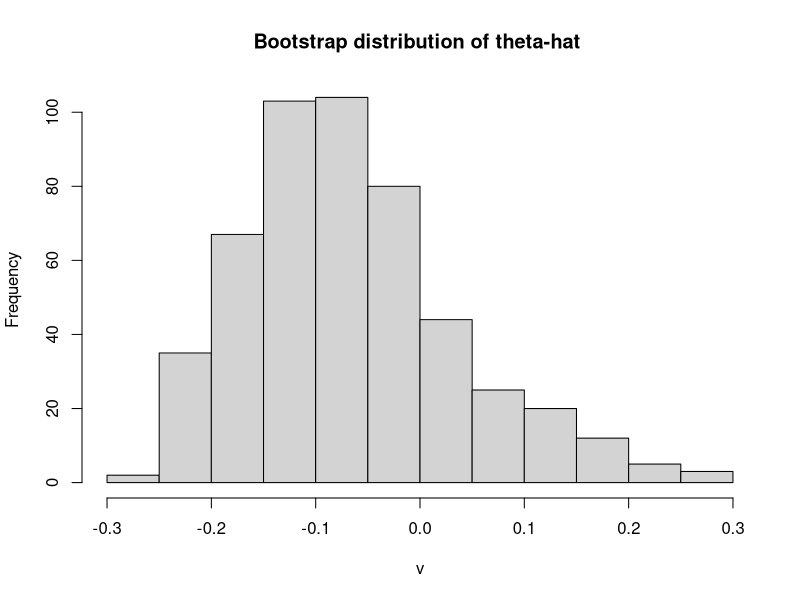

Write R code to recreate this figure.
## ---- chunk 1
knitr::opts_chunk$set(echo = TRUE)
## ---- chunk 2
set.seed(100)
patch <- read.csv(file='datasets/patch.csv')
theta.hat <- mean(patch$y)/mean(patch$z)
theta.hat.med <- median(patch$y)/median(patch$z)
patch.zy <- patch[,c(5,6)]
n <- nrow(patch.zy)
B <- 500

boot.bias <- function(){
  patch.zy.boot <- patch.zy[sample(1:n,n,replace=T),] #srswr of the rows!
  theta.hat.boot <- mean(patch.zy.boot[,2])/mean(patch.zy.boot[,1])
  return(theta.hat.boot)
}

v <- replicate(B,boot.bias())
theta.hat.boot.mean <- mean(v) #theta-hat-bar star
bias.hat.boot <- theta.hat.boot.mean - theta.hat #bootstrap estimate of bias
print(bias.hat.boot)
hist(v,main='Bootstrap distribution of theta-hat ')

sd(v) #bootstrap est of SE of theta-hat [differs from 0.105]

bias.hat.boot/sd(v) # <= 0.25
## ---- chunk 3
proportions <- function(cc){
  dd <- c()
  for(i in 1:length(cc)){
    dd[i] <- sum(cc==i)/length(cc)
  }
  return(dd)
}

boot.bias.improved <- function(){
  k <- sample(1:n,n,replace=T)
  p.star <- proportions(k)
  patch.zy.boot <- patch.zy[k,]
  theta.hat.boot <- mean(patch.zy.boot[,2])/mean(patch.zy.boot[,1])
  return(c(theta.hat.boot,p.star))
}

set.seed(100)
res <- rowMeans(replicate(B,boot.bias.improved()))
p.star.bar <- res[2:9]
theta.hat.boot.mean <- res[1]
bias.tilde.boot <- theta.hat.boot.mean - t(p.star.bar)%*%patch.zy[,2] / t(p.star.bar)%*%patch.zy[,1]
print(bias.tilde.boot)
